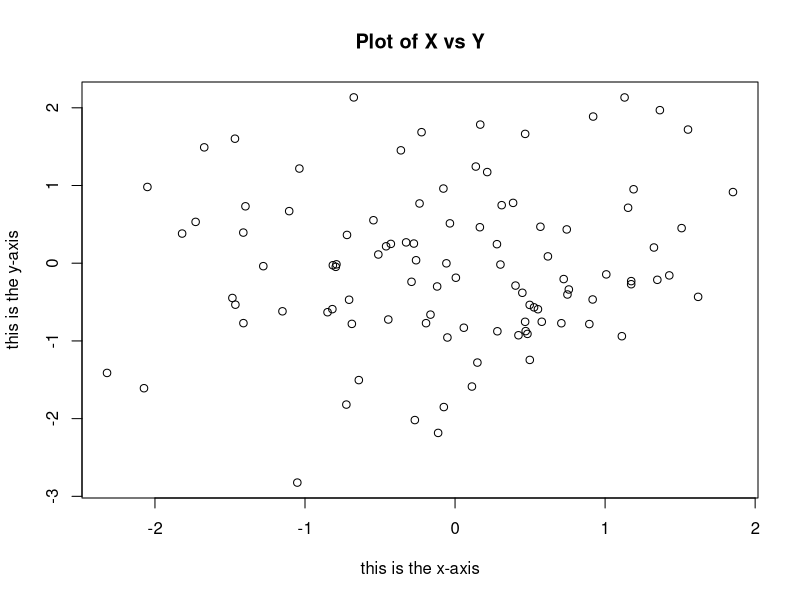
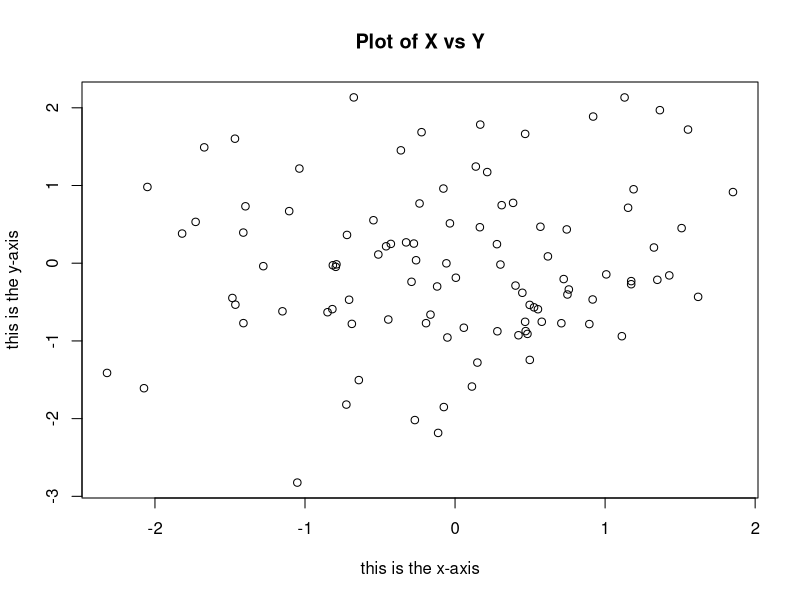

Source code (R) for these figures, in order:
## ---- chunk 1
knitr::opts_chunk$set(echo = TRUE)
## ---- chunk 2

set.seed(101)

x = rnorm(100)

y = rnorm(100)

plot(x,y, xlab = "this is the x-axis", ylab = "this is the y-axis", main ="Plot of X vs Y")



## ---- chunk 3
set.seed(101)
x = rnorm(100)
y = rnorm(100)
plot(x,y,xlab = "this is the x-axis", ylab = "this is the y-axis", main ="Plot of X vs Y")


